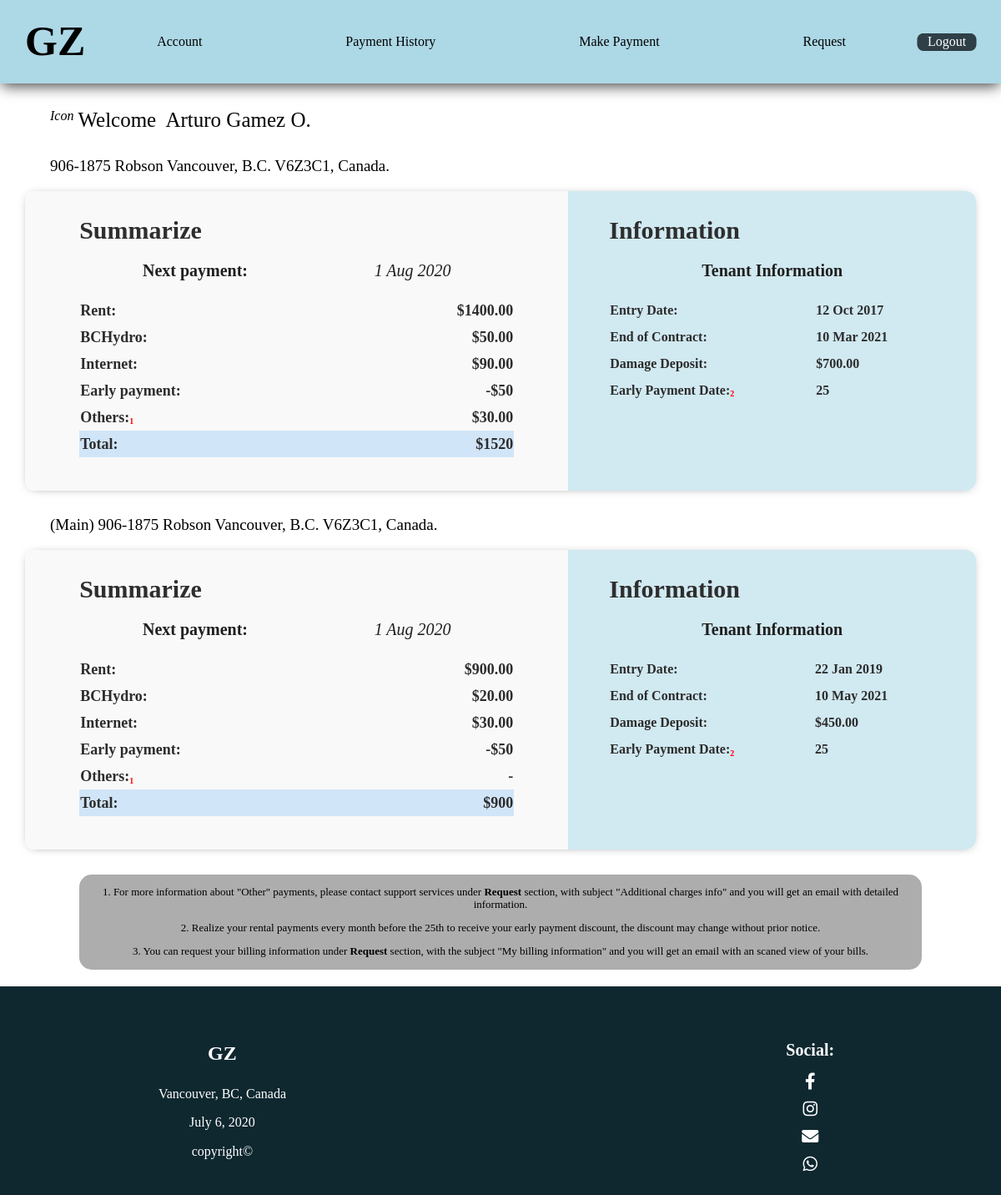
The app's page /user.php?login=success0 (signed in) with its own data.
### tables this page shows
CREATE TABLE `room_users` (
  `room_fk` int(11) DEFAULT NULL,
  `users_fk` int(11) NOT NULL,
  `ru_startD` date NOT NULL,
  `ru_endD` date NOT NULL,
  `ro_us` int(15) NOT NULL,
  `apto_fk` int(11) DEFAULT NULL,
  `ru_rent` decimal(10,2) NOT NULL,
  `ru_damageD` decimal(10,2) NOT NULL,
  `ru_internet` decimal(10,2) NOT NULL,
  `ru_otherPay` decimal(10,2) NOT NULL,
  `ru_bcHydro` decimal(10,2) NOT NULL
);

CREATE TABLE `apartaments` (
  `apts_id` int(11) NOT NULL,
  `apts_strtNum` tinytext NOT NULL,
  `apts_strtName` tinytext NOT NULL,
  `apts_price` double(10,2) NOT NULL,
  `apts_shortDesc` tinytext DEFAULT NULL,
  `apts_longDesc` text DEFAULT NULL,
  `apts_postCode` varchar(7) NOT NULL,
  `apts_uniNum` int(5) NOT NULL
);

CREATE TABLE `room` (
  `room_id` int(11) NOT NULL,
  `room_title` varchar(15) NOT NULL,
  `room_desc` text NOT NULL,
  `apts_fk` int(11) NOT NULL,
  `room_price` decimal(10,0) NOT NULL
);

### includes/userContent.inc.php (called while the page is built, shortened)
<?php
class UserInfo{
    public $userName;
    function set_userName($userName){
        $this-> userName = $userName;
    }
    public function get_userName(){
        return $this->userName;
    }
}
class contractInfo{
  public $contractID;
  public $rent;
  public $bcHydro;
  public $internet;
  public $totalPay;
  public $otherPay;
    function set_cncID($contractID) {
      $this->contractID = $contractID;
    }
    function get_cncID() {
      return $this->contractID;
    }
    function set_rent($rent) {
      $this->rent = $rent;
    }
    function get_rent() {
      return $this->rent;
    }
    function set_bcHydro($bcHydro) {
      $this->bcHydro = $bcHydro;
    }
    function get_bcHydro() {
      return $this->bcHydro;
    }
    function set_internet($internet) {
      $this->internet = $internet;
    }
    function get_internet() {
      return $this->internet;
    }
    function set_totalPay($totalPay){
      $this->totalPay = $totalPay;
    }
    function get_totalPay(){
      return $this->totalPay;
    }
    function set_otherPay($otherPay){
      $this->otherPay = $otherPay;
    }
    function get_otherPay(){
      return $this->otherPay;
    }
}

### user.php (the view, shortened to what this page needs)
<?php
    require "header.php";
    include 'includes/userContent.inc.php';
    $userInfo = new UserInfo();
    if(isset($_SESSION['userId'])){
        $userid = $_SESSION['userId'];
        if(empty($userid)){
            header("Location: index.php?error=empty-user-field");
            exit();
        }else{
            $sql = "SELECT *
            FROM users
            LEFT JOIN room_users
            ON room_users.users_fk = users.id_users
            WHERE users.id_users = ".$userid." AND room_users.ru_endD > CURRENT_DATE();";
            $result = mysqli_query($conn,$sql);
            $queryResults = mysqli_num_rows($result);
            if($queryResults > 0){
                while($row = mysqli_fetch_assoc($result)){
                    $userInfo->set_userName($row['name_users']." ".$row['lastN_users']);
                    $userInfo->set_userEmail($row['email_users']);
                    $userInfo->set_userPhone($row['phone_users']);
                }
            }else{
                session_start();
                session_unset();
                session_destroy();
                header("Location: index.php?error=null-user");
            }
        }
    }else{
        session_start();
        session_unset();
        session_destroy();
        header("Location: index.php?error=session-not-started");
    }
    if(isset($_SESSION['userId'])){
        echo '<div id="mainUserContent">
            <div class="userSalut">
                <div class="userName">
                    <i>Icon</i>
                    <p>Welcome&nbsp;</p>';
                    echo '<p id="userName">'.$userInfo->get_userName().' </p>';
                echo '</div>
                </div>';
                    foreach($_SESSION['cntctInfo'] as $contract){
                        $sql = "SELECT *
                        FROM room_users
                        LEFT JOIN room as r1
                        ON room_users.room_fk = r1.room_id
                        LEFT JOIN apartaments as a1
                        ON a1.apts_id = r1.apts_fk
                        left join apartaments as a2
                        on room_users.apto_fk = a2.apts_id
                            WHERE room_users.ro_us = ".$contract->get_cncID().";";
                        $result = mysqli_query($conn,$sql);
                        $queryResults = mysqli_num_rows($result);
                        if($queryResults > 0){
                            while($row = mysqli_fetch_assoc($result)){
                                $roomTitle = (isset($row["room_title"])?("(".$row["room_title"].") "):"");
                                    echo '
                                    <div class="userApartment">
                                        <p>'.$roomTitle.$row["apts_uniNum"]. "-" .$row["apts_strtNum"]. " ".$row["apts_strtName"]."  Vancouver, B.C. ".$row["apts_postCode"].', Canada.</p>
                                    </div>';
if(date("d") <= 25){
    $earlyPayment = 50;
}else{
    $earlyPayment = 0;
}
$totalPay = $contract->get_totalPay()-$earlyPayment;
                                echo
            '<div class="content">
                <div class="summarize">
                    <div class="title">
                        <h4>Summarize</h4>
                        <p class="label">Next payment:</p>
                        <p class="lastMonth">'.date('1 M Y',strtotime('next month')).'</p>
                    </div>
                    <table>
                        <tr>
                            <th>Rent:</th>
                            <th>$'.$contract->get_rent().'</th>
                        </tr>
                        <tr>
                            <th>BCHydro:</th>
                            <th>$'.$contract->get_bcHydro().'</th>
                        </tr>
                        <tr>
                            <th>Internet:</th>
                            <th>$'.$contract->get_internet().'</th>
                        </tr>
                        <tr>
                            <th>Early payment:</th>
                            <th>'.(($earlyPayment>0)?"-$".$earlyPayment:"-").'</th>
                        </tr>
                        <tr>
                            <th>Others:<sub><a href="#extraInfo">1</a></sub></th>
                            <th>'.(($contract->get_otherPay()>0)?" $".$contract->get_otherPay():"-").'</th>
                        </tr>
                        <tr>
                            <th>Total:</th>
                            <th>$'.$totalPay.'</th>
                        </tr>
                    </table>
                </div>
                <div class="summarize information">
                    <div class="title">
                        <h4>Information</h4>
                        <p class="label">Tenant Information</p>
                    </div>
                    <table>
                        <tr>
                            <th>Entry Date:</th>
                            <th>'.date("d M Y", strtotime($row["ru_startD"])).'</th>
                        </tr>
                        <tr>
                            <th>End of Contract:</th>
                            <th>'.date("d M Y", strtotime($row["ru_endD"])).'</th>
                        </tr>
                            <th>'.date('1 M Y',strtotime('next month')).'</th>
                        <tr>
                            <th>Damage Deposit:</th>
                            <th>$'.$row["ru_damageD"].'</th>
                        </tr>
                        <tr>
                            <th>Early Payment Date:<sub><a href="#extraInfo">2</a></sub></th>
                            <th>25</th>
                        </tr>
                    </table>';
                            }
                       }else{
                            header("Location: index.php?error=info-aptos");
                        }
echo '    </div>
</div>
';
    }
}
echo'<div id="extraInfo">
<p>1. For more information about "Other" payments, please contact support services under <strong>Request</strong> section, with subject "Additional charges info" and you will get an email with detailed information.</p>
<p>2. Realize your rental payments every month before the 25th to receive your early payment discount, the discount may change without prior notice. </p>
<p>3. You can request your billing information under <strong>Request</strong> section, with the subject "My billing information" and you will get an email with an scaned view of your bills.</p>
</div>';
    require "footer.php";
?>

### header.php (shortened to what this page needs)
<!DOCTYPE html>
<html lang="en">
<head>
    <link rel="stylesheet" href="https://cdnjs.cloudflare.com/ajax/libs/font-awesome/5.13.0/css/all.min.css">
    <link rel="stylesheet" href="styles/styles.css">
    <link rel="stylesheet" href="styles/normalize.css">
</head>
<body>
    <header>
        <div class="centralize">
            <a href="index.php">
                <h1>GZ</h1>
            </a>
            <div id="menu" class="menu hide">
                <nav id="nav">
                    <ul>
                        <?php
                            if(isset($_SESSION['userId'])){
                                echo '<li><a href="user.php">Account</a></li>
                                <li><a href="paymentHistory.php">Payment History</a></li>
                                <li><a href="#">Make Payment</a></li>
                                <li><a href="request.php">Request</a></li>
                                <li class="login"><a onclick="onClickLogin()">Logout</a></li>';
                            }else{
                                echo '<li><a href="index.php">Home</a></li>
                                <li><a href="#">About us</a></li>
                                <li><a href="#">Careers</a></li>
                                <li class="cntct"><a onclick="onClickContact()">Contact</a></li>
                                <li class="login"><a onclick="onClickLogin()">Login</a></li>';
                            }
                        ?>
                    </ul>
                </nav>
                <div id="form-login" class="hiden">
                    <?php
                    if(isset($_SESSION['userId'])){
                        echo '<form action="includes/logout.inc.php" method ="post">
                            <button type="submit" name="logout-submit">Logout</button>
                            </form>';
                        }
                    ?>
                </div>
            </div>
        </div>
    </header>

### footer.php (shortened to what this page needs)
<footer>
        <div id="conteiner">
            <div class="logo">
                <h2>GZ</h2>
                <p>Vancouver, BC, Canada</p>
                <p>July 6, 2020</p>
                <p>copyright&copy;</p>
            </div>
            <div>
            </div>
            <div class="items">
                <p class="extInfo">Social:</p>
                <a href="#"><i class="fab fa-facebook-f"></i></a>
                <a href="#"><i class="fab fa-instagram"></i></a>
                <a href="#"><i class="fas fa-envelope"></i></a>
                <a href="#"><i class="fab fa-whatsapp"></i></a>
            </div>
        </div>
    </footer>
</body>
</html>

### records on screen
room_users: apto_fk.apts_uniNum "906", apto_fk.apts_strtNum "1875", apto_fk.apts_strtName "Robson", apto_fk.apts_postCode "V6Z3C1", ru_rent "1400.00", ru_bcHydro "50.00", ru_internet "90.00", earlyPayment "50", ru_otherPay "30.00", totalPay "1520", ru_startD "12 Oct 2017", ru_endD "10 Mar 2021", ru_damageD "700.00"
room_users: room_fk.room_title "(Main)", apto_fk.apts_uniNum "906", apto_fk.apts_strtNum "1875", apto_fk.apts_strtName "Robson", apto_fk.apts_postCode "V6Z3C1", ru_rent "900.00", ru_bcHydro "20.00", ru_internet "30.00", earlyPayment "50", totalPay "900", ru_startD "22 Jan 2019", ru_endD "10 May 2021", ru_damageD "450.00"

### other values on screen
$userInfo->get_userName() "Arturo Gamez O."
